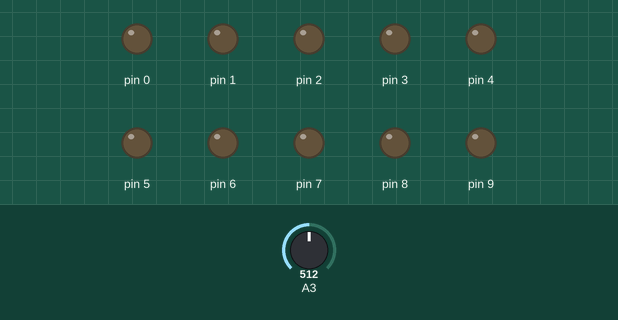
Simulated run of this sketch. Board: Arduino Uno, built with avr-gcc and run on an emulated ATmega328P. Shown: output pins drawn as LEDs (lit = HIGH). Dashed ring = blinking. The test bench sets the inputs (shaded band); at power-on: A3 = 512.

Above: at 11.0 s.
11.1 s: A3 set to 0
At 11.6 s:
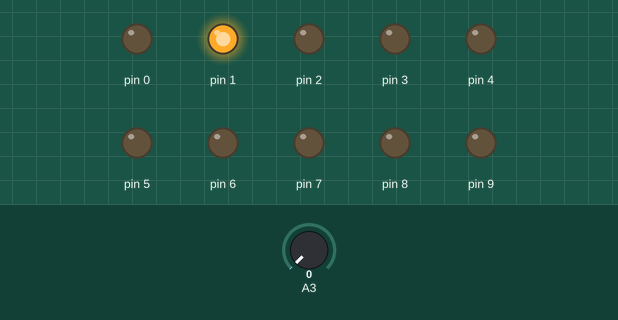
22.0 s: A3 set to 20
At 22.17 s:
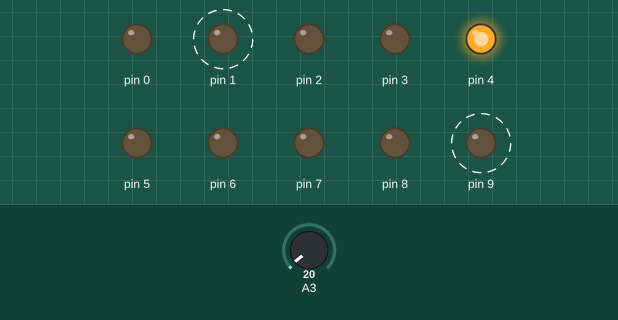
32.2 s: A3 set to 122
At 32.46 s:
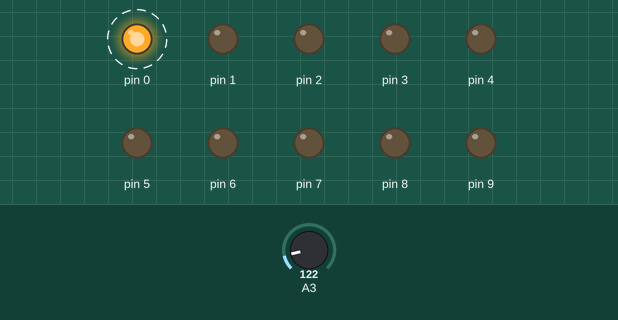
Timing chart, 0 to 48.4 s (numbered marks = the images above; inputs shaded):
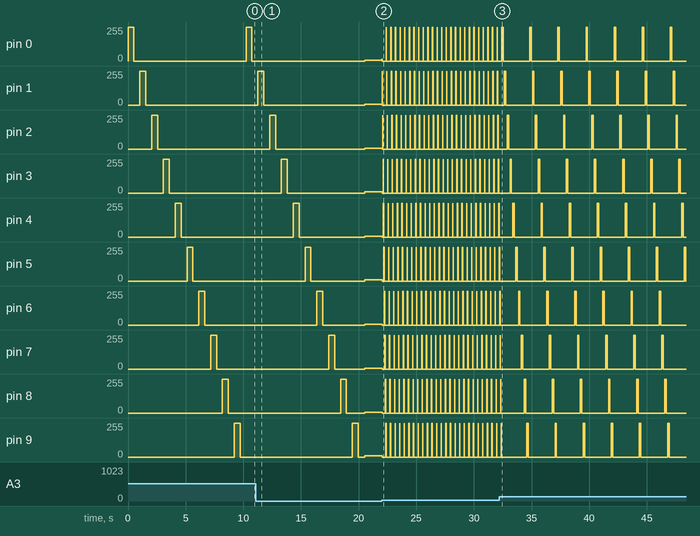

The sketch:

pb5.ino
```cpp
int j;
int sensorValue;
void setup ()
{
  for(j=0;j<10;j++)
  {pinMode(j , OUTPUT);}
}
void loop ()
{
  sensorValue = analogRead(3);
   for(j=0;j<10;j++)
  {
  digitalWrite(j, HIGH);
  delay(sensorValue);
  digitalWrite(j, LOW);
  delay(sensorValue);
 }
}
```

Measured:
- after the input at 22.0 s, pin 0: 7/255 → 15/255 at once, then repeats every 0.38 s: 0/255 0.36 s, 255/255 0.02 s; pin 1: alternates 255/255 for 0.02 s and 0/255 for 0.38 s, starting at once
- after the input at 32.2 s, pin 0: alternates 255/255 for 0.12 s and 0/255 for 2.3 s, starting after 0.33 s; pin 1: alternates 255/255 for 0.12 s and 0/255 for 2.3 s, starting after 0.45 s
- by itself, pin 0: alternates 255/255 for 0.51 s and 0/255 for 9.7 s
